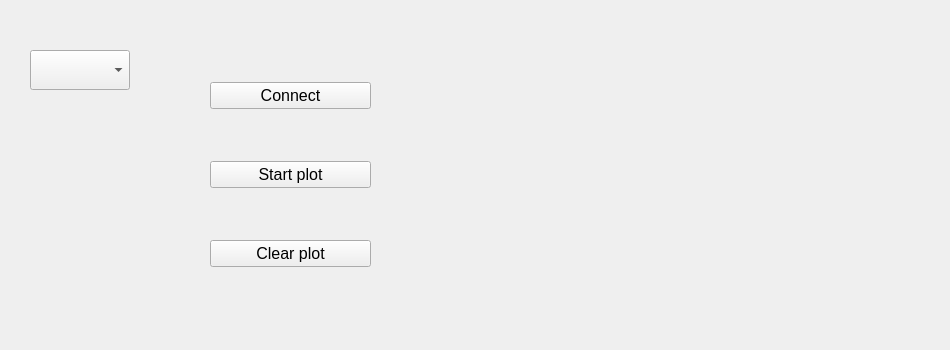
<?xml version="1.0" encoding="UTF-8"?>
<ui version="4.0">
 <class>Form</class>
 <widget class="QWidget" name="Form">
  <property name="geometry">
   <rect>
    <x>0</x>
    <y>0</y>
    <width>950</width>
    <height>350</height>
   </rect>
  </property>
  <property name="windowTitle">
   <string>Form</string>
  </property>
  <widget class="PlotWidget" name="widget" native="true">
   <property name="geometry">
    <rect>
     <x>400</x>
     <y>50</y>
     <width>500</width>
     <height>250</height>
    </rect>
   </property>
  </widget>
  <widget class="QWidget" name="">
   <property name="geometry">
    <rect>
     <x>200</x>
     <y>50</y>
     <width>181</width>
     <height>251</height>
    </rect>
   </property>
   <layout class="QVBoxLayout" name="verticalLayout">
    <property name="spacing">
     <number>20</number>
    </property>
    <property name="sizeConstraint">
     <enum>QLayout::SetDefaultConstraint</enum>
    </property>
    <property name="leftMargin">
     <number>10</number>
    </property>
    <property name="rightMargin">
     <number>10</number>
    </property>
    <property name="bottomMargin">
     <number>0</number>
    </property>
    <item>
     <widget class="QPushButton" name="pushButton">
      <property name="font">
       <font>
        <pointsize>12</pointsize>
       </font>
      </property>
      <property name="autoFillBackground">
       <bool>true</bool>
      </property>
      <property name="styleSheet">
       <string notr="true"/>
      </property>
      <property name="text">
       <string>Connect</string>
      </property>
     </widget>
    </item>
    <item>
     <widget class="QPushButton" name="pushButton_2">
      <property name="font">
       <font>
        <pointsize>12</pointsize>
       </font>
      </property>
      <property name="autoFillBackground">
       <bool>true</bool>
      </property>
      <property name="styleSheet">
       <string notr="true"/>
      </property>
      <property name="text">
       <string>Start plot</string>
      </property>
     </widget>
    </item>
    <item>
     <widget class="QPushButton" name="pushButton_3">
      <property name="font">
       <font>
        <pointsize>12</pointsize>
       </font>
      </property>
      <property name="autoFillBackground">
       <bool>true</bool>
      </property>
      <property name="styleSheet">
       <string notr="true"/>
      </property>
      <property name="text">
       <string>Clear plot</string>
      </property>
     </widget>
    </item>
   </layout>
  </widget>
  <widget class="QComboBox" name="comboBox">
   <property name="geometry">
    <rect>
     <x>30</x>
     <y>50</y>
     <width>100</width>
     <height>40</height>
    </rect>
   </property>
   <property name="font">
    <font>
     <pointsize>14</pointsize>
    </font>
   </property>
  </widget>
 </widget>
 <customwidgets>
  <customwidget>
   <class>PlotWidget</class>
   <extends>QWidget</extends>
   <header>pyqtgraph</header>
   <container>1</container>
  </customwidget>
 </customwidgets>
 <resources/>
 <connections/>
</ui>
